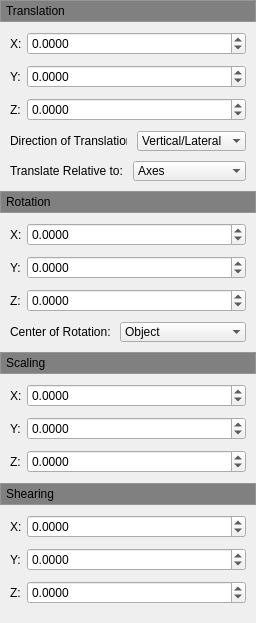
          <widget class="QWidget" name="scrollAreaWidgetContents_5">
           <property name="geometry">
            <rect>
             <x>0</x>
             <y>0</y>
             <width>239</width>
             <height>623</height>
            </rect>
           </property>
           <layout class="QVBoxLayout" name="verticalLayout_8">
            <property name="spacing">
             <number>0</number>
            </property>
            <property name="leftMargin">
             <number>0</number>
            </property>
            <property name="topMargin">
             <number>0</number>
            </property>
            <property name="rightMargin">
             <number>0</number>
            </property>
            <property name="bottomMargin">
             <number>0</number>
            </property>
            <item>
             <widget class="QFrame" name="verticalFrameTranslation">
              <property name="sizePolicy">
               <sizepolicy hsizetype="Preferred" vsizetype="Preferred">
                <horstretch>0</horstretch>
                <verstretch>0</verstretch>
               </sizepolicy>
              </property>
              <property name="styleSheet">
               <string notr="true">background-color:rgb(191,193,194)</string>
              </property>
              <property name="frameShape">
               <enum>QFrame::StyledPanel</enum>
              </property>
              <layout class="QVBoxLayout" name="verticalLayout_4">
               <property name="leftMargin">
                <number>0</number>
               </property>
               <property name="topMargin">
                <number>0</number>
               </property>
               <property name="rightMargin">
                <number>0</number>
               </property>
               <property name="bottomMargin">
                <number>0</number>
               </property>
               <item>
                <widget class="QPushButton" name="m_pPushButtonTranslation_Header">
                 <property name="enabled">
                  <bool>true</bool>
                 </property>
                 <property name="sizePolicy">
                  <sizepolicy hsizetype="Expanding" vsizetype="Fixed">
                   <horstretch>0</horstretch>
                   <verstretch>0</verstretch>
                  </sizepolicy>
                 </property>
                 <property name="minimumSize">
                  <size>
                   <width>0</width>
                   <height>20</height>
                  </size>
                 </property>
                 <property name="maximumSize">
                  <size>
                   <width>16777215</width>
                   <height>20</height>
                  </size>
                 </property>
                 <property name="cursor">
                  <cursorShape>ArrowCursor</cursorShape>
                 </property>
                 <property name="mouseTracking">
                  <bool>true</bool>
                 </property>
                 <property name="focusPolicy">
                  <enum>Qt::NoFocus</enum>
                 </property>
                 <property name="autoFillBackground">
                  <bool>false</bool>
                 </property>
                 <property name="styleSheet">
                  <string notr="true">QPushButton {
	background-color: gray;
	border: 0px;
	border-radius: 0px;
	text-align: left;
	padding-left: 5px;
}
</string>
                 </property>
                 <property name="text">
                  <string>Translation</string>
                 </property>
                 <property name="iconSize">
                  <size>
                   <width>10</width>
                   <height>10</height>
                  </size>
                 </property>
                 <property name="checkable">
                  <bool>true</bool>
                 </property>
                 <property name="checked">
                  <bool>true</bool>
                 </property>
                 <property name="flat">
                  <bool>true</bool>
                 </property>
                </widget>
               </item>
              </layout>
             </widget>
            </item>
            <item>
             <widget class="QWidget" name="m_pTranslationWidget" native="true">
              <layout class="QFormLayout" name="formLayout_6">
               <property name="fieldGrowthPolicy">
                <enum>QFormLayout::AllNonFixedFieldsGrow</enum>
               </property>
               <property name="horizontalSpacing">
                <number>5</number>
               </property>
               <property name="verticalSpacing">
                <number>10</number>
               </property>
               <property name="leftMargin">
                <number>10</number>
               </property>
               <property name="topMargin">
                <number>10</number>
               </property>
               <property name="rightMargin">
                <number>10</number>
               </property>
               <property name="bottomMargin">
                <number>10</number>
               </property>
               <item row="0" column="0">
                <widget class="QLabel" name="label_27">
                 <property name="text">
                  <string>X:</string>
                 </property>
                </widget>
               </item>
               <item row="1" column="0">
                <widget class="QLabel" name="label_28">
                 <property name="text">
                  <string>Y:</string>
                 </property>
                </widget>
               </item>
               <item row="2" column="0">
                <widget class="QLabel" name="label_29">
                 <property name="text">
                  <string>Z:</string>
                 </property>
                </widget>
               </item>
               <item row="3" column="0" colspan="2">
                <layout class="QHBoxLayout" name="horizontalLayout_3">
                 <property name="spacing">
                  <number>10</number>
                 </property>
                 <property name="leftMargin">
                  <number>0</number>
                 </property>
                 <property name="rightMargin">
                  <number>0</number>
                 </property>
                 <property name="bottomMargin">
                  <number>0</number>
                 </property>
                 <item>
                  <widget class="QLabel" name="label_2">
                   <property name="sizePolicy">
                    <sizepolicy hsizetype="Fixed" vsizetype="Expanding">
                     <horstretch>0</horstretch>
                     <verstretch>0</verstretch>
                    </sizepolicy>
                   </property>
                   <property name="maximumSize">
                    <size>
                     <width>117</width>
                     <height>21</height>
                    </size>
                   </property>
                   <property name="text">
                    <string>Direction of Translation:</string>
                   </property>
                   <property name="buddy">
                    <cstring>m_pTranslationWidget</cstring>
                   </property>
                  </widget>
                 </item>
                 <item>
                  <widget class="QComboBox" name="m_p_ComboBox_DirectionOfTranslation">
                   <property name="frame">
                    <bool>false</bool>
                   </property>
                   <item>
                    <property name="text">
                     <string>Vertical/Lateral</string>
                    </property>
                   </item>
                   <item>
                    <property name="text">
                     <string>Vertical</string>
                    </property>
                   </item>
                   <item>
                    <property name="text">
                     <string>Lateral</string>
                    </property>
                   </item>
                   <item>
                    <property name="text">
                     <string>Longitudinal</string>
                    </property>
                   </item>
                  </widget>
                 </item>
                </layout>
               </item>
               <item row="4" column="0" colspan="2">
                <layout class="QHBoxLayout" name="horizontalLayout_13">
                 <property name="spacing">
                  <number>10</number>
                 </property>
                 <property name="leftMargin">
                  <number>0</number>
                 </property>
                 <property name="rightMargin">
                  <number>0</number>
                 </property>
                 <property name="bottomMargin">
                  <number>0</number>
                 </property>
                 <item>
                  <widget class="QLabel" name="label_5">
                   <property name="sizePolicy">
                    <sizepolicy hsizetype="Fixed" vsizetype="Expanding">
                     <horstretch>0</horstretch>
                     <verstretch>0</verstretch>
                    </sizepolicy>
                   </property>
                   <property name="maximumSize">
                    <size>
                     <width>117</width>
                     <height>21</height>
                    </size>
                   </property>
                   <property name="text">
                    <string>Translate Relative to:</string>
                   </property>
                   <property name="buddy">
                    <cstring>m_pTranslationWidget</cstring>
                   </property>
                  </widget>
                 </item>
                 <item>
                  <widget class="QComboBox" name="m_p_ComboBox_TranslateRelativeTo">
                   <property name="frame">
                    <bool>false</bool>
                   </property>
                   <item>
                    <property name="text">
                     <string>Axes</string>
                    </property>
                   </item>
                   <item>
                    <property name="text">
                     <string>Display</string>
                    </property>
                   </item>
                  </widget>
                 </item>
                </layout>
               </item>
               <item row="0" column="1">
                <widget class="QDoubleSpinBox" name="m_p_DoubleSpinBox_TranslationX">
                 <property name="decimals">
                  <number>4</number>
                 </property>
                 <property name="minimum">
                  <double>-99.989999999999995</double>
                 </property>
                 <property name="singleStep">
                  <double>0.010000000000000</double>
                 </property>
                </widget>
               </item>
               <item row="1" column="1">
                <widget class="QDoubleSpinBox" name="m_p_DoubleSpinBox_TranslationY">
                 <property name="decimals">
                  <number>4</number>
                 </property>
                 <property name="minimum">
                  <double>-99.989999999999995</double>
                 </property>
                 <property name="singleStep">
                  <double>0.010000000000000</double>
                 </property>
                </widget>
               </item>
               <item row="2" column="1">
                <widget class="QDoubleSpinBox" name="m_p_DoubleSpinBox_TranslationZ">
                 <property name="decimals">
                  <number>4</number>
                 </property>
                 <property name="minimum">
                  <double>-99.989999999999995</double>
                 </property>
                 <property name="singleStep">
                  <double>0.010000000000000</double>
                 </property>
                </widget>
               </item>
              </layout>
             </widget>
            </item>
            <item>
             <widget class="QFrame" name="verticalFrameRotation">
              <property name="styleSheet">
               <string notr="true">background-color:rgb(191,193,194)</string>
              </property>
              <property name="frameShape">
               <enum>QFrame::StyledPanel</enum>
              </property>
              <layout class="QVBoxLayout" name="verticalLayout_5">
               <property name="leftMargin">
                <number>0</number>
               </property>
               <property name="topMargin">
                <number>0</number>
               </property>
               <property name="rightMargin">
                <number>0</number>
               </property>
               <property name="bottomMargin">
                <number>0</number>
               </property>
               <item>
                <widget class="QPushButton" name="m_pPushButtonRotation_Header">
                 <property name="enabled">
                  <bool>true</bool>
                 </property>
                 <property name="sizePolicy">
                  <sizepolicy hsizetype="Expanding" vsizetype="Fixed">
                   <horstretch>0</horstretch>
                   <verstretch>0</verstretch>
                  </sizepolicy>
                 </property>
                 <property name="minimumSize">
                  <size>
                   <width>0</width>
                   <height>20</height>
                  </size>
                 </property>
                 <property name="maximumSize">
                  <size>
                   <width>16777215</width>
                   <height>20</height>
                  </size>
                 </property>
                 <property name="focusPolicy">
                  <enum>Qt::NoFocus</enum>
                 </property>
                 <property name="autoFillBackground">
                  <bool>false</bool>
                 </property>
                 <property name="styleSheet">
                  <string notr="true">QPushButton {
    background-color:gray;
	border: 0px;
	border-radius: 0px;
	text-align: left;
	padding-left: 5px;
}
</string>
                 </property>
                 <property name="text">
                  <string>Rotation</string>
                 </property>
                 <property name="iconSize">
                  <size>
                   <width>10</width>
                   <height>10</height>
                  </size>
                 </property>
                 <property name="checkable">
                  <bool>true</bool>
                 </property>
                 <property name="checked">
                  <bool>true</bool>
                 </property>
                 <property name="flat">
                  <bool>true</bool>
                 </property>
                </widget>
               </item>
              </layout>
             </widget>
            </item>
            <item>
             <widget class="QWidget" name="m_pRotationWidget" native="true">
              <layout class="QFormLayout" name="formLayout_7">
               <property name="fieldGrowthPolicy">
                <enum>QFormLayout::AllNonFixedFieldsGrow</enum>
               </property>
               <property name="horizontalSpacing">
                <number>5</number>
               </property>
               <property name="verticalSpacing">
                <number>10</number>
               </property>
               <property name="leftMargin">
                <number>10</number>
               </property>
               <property name="topMargin">
                <number>10</number>
               </property>
               <property name="rightMargin">
                <number>10</number>
               </property>
               <property name="bottomMargin">
                <number>10</number>
               </property>
               <item row="0" column="0">
                <widget class="QLabel" name="label_43">
                 <property name="text">
                  <string>X:</string>
                 </property>
                </widget>
               </item>
               <item row="1" column="0">
                <widget class="QLabel" name="label_46">
                 <property name="text">
                  <string>Y:</string>
                 </property>
                </widget>
               </item>
               <item row="2" column="0">
                <widget class="QLabel" name="label_47">
                 <property name="text">
                  <string>Z:</string>
                 </property>
                </widget>
               </item>
               <item row="3" column="0" colspan="2">
                <layout class="QHBoxLayout" name="horizontalLayout_2">
                 <property name="spacing">
                  <number>10</number>
                 </property>
                 <property name="leftMargin">
                  <number>0</number>
                 </property>
                 <property name="rightMargin">
                  <number>0</number>
                 </property>
                 <property name="bottomMargin">
                  <number>0</number>
                 </property>
                 <item>
                  <widget class="QLabel" name="label">
                   <property name="sizePolicy">
                    <sizepolicy hsizetype="Fixed" vsizetype="Expanding">
                     <horstretch>0</horstretch>
                     <verstretch>0</verstretch>
                    </sizepolicy>
                   </property>
                   <property name="maximumSize">
                    <size>
                     <width>100</width>
                     <height>21</height>
                    </size>
                   </property>
                   <property name="text">
                    <string>Center of Rotation:</string>
                   </property>
                  </widget>
                 </item>
                 <item>
                  <widget class="QComboBox" name="m_p_ComboBox_CenterOfRotation">
                   <property name="frame">
                    <bool>false</bool>
                   </property>
                   <item>
                    <property name="text">
                     <string>Object</string>
                    </property>
                   </item>
                   <item>
                    <property name="text">
                     <string>Scene</string>
                    </property>
                   </item>
                  </widget>
                 </item>
                </layout>
               </item>
               <item row="0" column="1">
                <widget class="QDoubleSpinBox" name="m_p_DoubleSpinBox_RotationX">
                 <property name="decimals">
                  <number>4</number>
                 </property>
                 <property name="minimum">
                  <double>-360.000000000000000</double>
                 </property>
                 <property name="maximum">
                  <double>360.000000000000000</double>
                 </property>
                 <property name="singleStep">
                  <double>0.100000000000000</double>
                 </property>
                </widget>
               </item>
               <item row="1" column="1">
                <widget class="QDoubleSpinBox" name="m_p_DoubleSpinBox_RotationY">
                 <property name="decimals">
                  <number>4</number>
                 </property>
                 <property name="minimum">
                  <double>-360.000000000000000</double>
                 </property>
                 <property name="maximum">
                  <double>360.000000000000000</double>
                 </property>
                 <property name="singleStep">
                  <double>0.100000000000000</double>
                 </property>
                </widget>
               </item>
               <item row="2" column="1">
                <widget class="QDoubleSpinBox" name="m_p_DoubleSpinBox_RotationZ">
                 <property name="decimals">
                  <number>4</number>
                 </property>
                 <property name="minimum">
                  <double>-360.000000000000000</double>
                 </property>
                 <property name="maximum">
                  <double>360.000000000000000</double>
                 </property>
                 <property name="singleStep">
                  <double>0.100000000000000</double>
                 </property>
                </widget>
               </item>
              </layout>
             </widget>
            </item>
            <item>
             <widget class="QFrame" name="verticalFrameScaling">
              <property name="styleSheet">
               <string notr="true">background-color:rgb(191,193,194)</string>
              </property>
              <property name="frameShape">
               <enum>QFrame::StyledPanel</enum>
              </property>
              <layout class="QVBoxLayout" name="verticalLayout_10">
               <property name="leftMargin">
                <number>0</number>
               </property>
               <property name="topMargin">
                <number>0</number>
               </property>
               <property name="rightMargin">
                <number>0</number>
               </property>
               <property name="bottomMargin">
                <number>0</number>
               </property>
               <item>
                <widget class="QPushButton" name="m_pPushButtonScaling_Header">
                 <property name="enabled">
                  <bool>true</bool>
                 </property>
                 <property name="sizePolicy">
                  <sizepolicy hsizetype="Expanding" vsizetype="Fixed">
                   <horstretch>0</horstretch>
                   <verstretch>0</verstretch>
                  </sizepolicy>
                 </property>
                 <property name="minimumSize">
                  <size>
                   <width>0</width>
                   <height>20</height>
                  </size>
                 </property>
                 <property name="maximumSize">
                  <size>
                   <width>16777215</width>
                   <height>20</height>
                  </size>
                 </property>
                 <property name="focusPolicy">
                  <enum>Qt::NoFocus</enum>
                 </property>
                 <property name="autoFillBackground">
                  <bool>false</bool>
                 </property>
                 <property name="styleSheet">
                  <string notr="true">QPushButton {
    background-color: gray;
	border: 0px;
	border-radius: 0px;
	text-align: left;
	padding-left: 5px;
}
</string>
                 </property>
                 <property name="text">
                  <string>Scaling</string>
                 </property>
                 <property name="iconSize">
                  <size>
                   <width>10</width>
                   <height>10</height>
                  </size>
                 </property>
                 <property name="checkable">
                  <bool>true</bool>
                 </property>
                 <property name="checked">
                  <bool>true</bool>
                 </property>
                 <property name="autoExclusive">
                  <bool>true</bool>
                 </property>
                 <property name="flat">
                  <bool>true</bool>
                 </property>
                </widget>
               </item>
              </layout>
             </widget>
            </item>
            <item>
             <widget class="QWidget" name="m_pScalingWidget" native="true">
              <layout class="QFormLayout" name="formLayout_11">
               <property name="fieldGrowthPolicy">
                <enum>QFormLayout::AllNonFixedFieldsGrow</enum>
               </property>
               <property name="horizontalSpacing">
                <number>5</number>
               </property>
               <property name="verticalSpacing">
                <number>10</number>
               </property>
               <property name="leftMargin">
                <number>10</number>
               </property>
               <property name="topMargin">
                <number>10</number>
               </property>
               <property name="rightMargin">
                <number>10</number>
               </property>
               <property name="bottomMargin">
                <number>10</number>
               </property>
               <item row="0" column="0">
                <widget class="QLabel" name="label_49">
                 <property name="text">
                  <string>X:</string>
                 </property>
                </widget>
               </item>
               <item row="1" column="0">
                <widget class="QLabel" name="label_50">
                 <property name="text">
                  <string>Y:</string>
                 </property>
                </widget>
               </item>
               <item row="2" column="0">
                <widget class="QLabel" name="label_51">
                 <property name="text">
                  <string>Z:</string>
                 </property>
                </widget>
               </item>
               <item row="0" column="1">
                <widget class="QDoubleSpinBox" name="m_p_DoubleSpinBox_ScalingX">
                 <property name="decimals">
                  <number>4</number>
                 </property>
                 <property name="minimum">
                  <double>-99.989999999999995</double>
                 </property>
                 <property name="singleStep">
                  <double>0.000100000000000</double>
                 </property>
                </widget>
               </item>
               <item row="1" column="1">
                <widget class="QDoubleSpinBox" name="m_p_DoubleSpinBox_ScalingY">
                 <property name="decimals">
                  <number>4</number>
                 </property>
                 <property name="minimum">
                  <double>-99.989999999999995</double>
                 </property>
                 <property name="singleStep">
                  <double>0.000100000000000</double>
                 </property>
                </widget>
               </item>
               <item row="2" column="1">
                <widget class="QDoubleSpinBox" name="m_p_DoubleSpinBox_ScalingZ">
                 <property name="decimals">
                  <number>4</number>
                 </property>
                 <property name="minimum">
                  <double>-99.989999999999995</double>
                 </property>
                 <property name="singleStep">
                  <double>0.000100000000000</double>
                 </property>
                </widget>
               </item>
              </layout>
             </widget>
            </item>
            <item>
             <widget class="QFrame" name="verticalFrameShearing">
              <property name="styleSheet">
               <string notr="true">background-color:rgb(191,193,194)</string>
              </property>
              <property name="frameShape">
               <enum>QFrame::StyledPanel</enum>
              </property>
              <layout class="QVBoxLayout" name="verticalLayout_12">
               <property name="leftMargin">
                <number>0</number>
               </property>
               <property name="topMargin">
                <number>0</number>
               </property>
               <property name="rightMargin">
                <number>0</number>
               </property>
               <property name="bottomMargin">
                <number>0</number>
               </property>
               <item>
                <widget class="QPushButton" name="m_pPushButtonShearing">
                 <property name="enabled">
                  <bool>true</bool>
                 </property>
                 <property name="sizePolicy">
                  <sizepolicy hsizetype="Expanding" vsizetype="Fixed">
                   <horstretch>0</horstretch>
                   <verstretch>0</verstretch>
                  </sizepolicy>
                 </property>
                 <property name="minimumSize">
                  <size>
                   <width>0</width>
                   <height>20</height>
                  </size>
                 </property>
                 <property name="maximumSize">
                  <size>
                   <width>16777215</width>
                   <height>20</height>
                  </size>
                 </property>
                 <property name="focusPolicy">
                  <enum>Qt::NoFocus</enum>
                 </property>
                 <property name="autoFillBackground">
                  <bool>false</bool>
                 </property>
                 <property name="styleSheet">
                  <string notr="true">QPushButton {
	border: 0px;
	border-radius: 0px;
	background-color:gray;
	text-align: left;
	padding-left: 5px;
}
</string>
                 </property>
                 <property name="text">
                  <string>Shearing</string>
                 </property>
                 <property name="iconSize">
                  <size>
                   <width>10</width>
                   <height>10</height>
                  </size>
                 </property>
                 <property name="checkable">
                  <bool>true</bool>
                 </property>
                 <property name="checked">
                  <bool>true</bool>
                 </property>
                 <property name="autoExclusive">
                  <bool>true</bool>
                 </property>
                </widget>
               </item>
              </layout>
             </widget>
            </item>
            <item>
             <widget class="QWidget" name="m_pShearingWidget" native="true">
              <layout class="QFormLayout" name="formLayout_8">
               <property name="fieldGrowthPolicy">
                <enum>QFormLayout::AllNonFixedFieldsGrow</enum>
               </property>
               <property name="horizontalSpacing">
                <number>5</number>
               </property>
               <property name="verticalSpacing">
                <number>10</number>
               </property>
               <property name="leftMargin">
                <number>10</number>
               </property>
               <property name="topMargin">
                <number>10</number>
               </property>
               <property name="rightMargin">
                <number>10</number>
               </property>
               <property name="bottomMargin">
                <number>10</number>
               </property>
               <item row="0" column="0">
                <widget class="QLabel" name="label_33">
                 <property name="text">
                  <string>X:</string>
                 </property>
                </widget>
               </item>
               <item row="1" column="0">
                <widget class="QLabel" name="label_34">
                 <property name="text">
                  <string>Y:</string>
                 </property>
                </widget>
               </item>
               <item row="2" column="0">
                <widget class="QLabel" name="label_35">
                 <property name="text">
                  <string>Z:</string>
                 </property>
                </widget>
               </item>
               <item row="0" column="1">
                <widget class="QDoubleSpinBox" name="m_p_DoubleSpinBox_ShearingX">
                 <property name="decimals">
                  <number>4</number>
                 </property>
                 <property name="minimum">
                  <double>-99.989999999999995</double>
                 </property>
                 <property name="singleStep">
                  <double>0.000100000000000</double>
                 </property>
                </widget>
               </item>
               <item row="1" column="1">
                <widget class="QDoubleSpinBox" name="m_p_DoubleSpinBox_ShearingY">
                 <property name="decimals">
                  <number>4</number>
                 </property>
                 <property name="minimum">
                  <double>-99.989999999999995</double>
                 </property>
                 <property name="singleStep">
                  <double>0.000100000000000</double>
                 </property>
                </widget>
               </item>
               <item row="2" column="1">
                <widget class="QDoubleSpinBox" name="m_p_DoubleSpinBox_ShearingZ">
                 <property name="decimals">
                  <number>4</number>
                 </property>
                 <property name="minimum">
                  <double>-99.989999999999995</double>
                 </property>
                 <property name="singleStep">
                  <double>0.000100000000000</double>
                 </property>
                </widget>
               </item>
              </layout>
             </widget>
            </item>
            <item>
             <spacer name="verticalSpacer_3">
              <property name="orientation">
               <enum>Qt::Vertical</enum>
              </property>
              <property name="sizeHint" stdset="0">
               <size>
                <width>20</width>
                <height>40</height>
               </size>
              </property>
             </spacer>
            </item>
           </layout>
          </widget>
